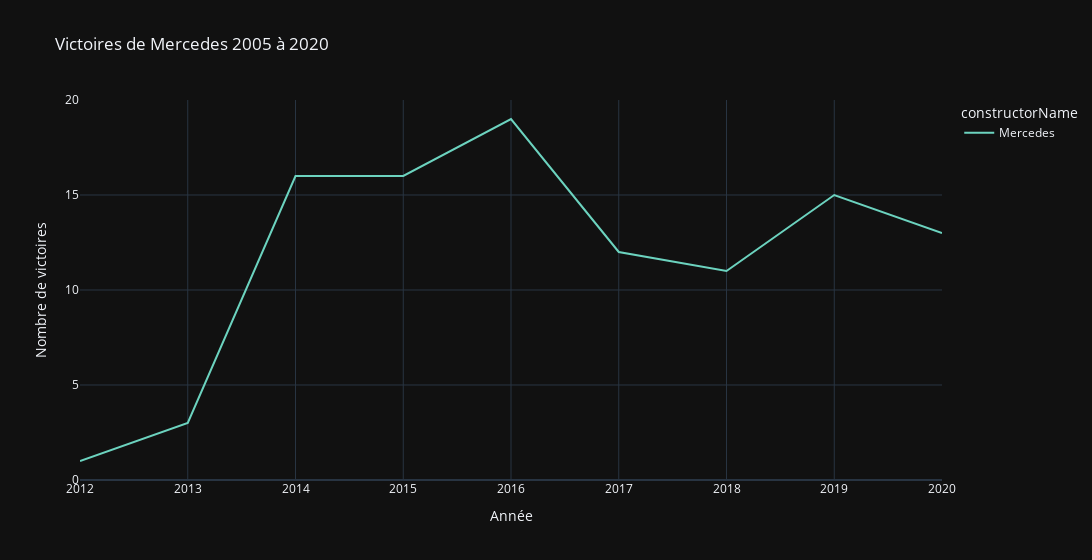

Notebook code for this chart:
### Code cell
#On remarque une augmentation des victoires à partir de 2012
fig = px.line(dfMercedes, x='year', y='winCounts', color='constructorName', color_discrete_map=constructor_color_map, title=f'Victoires de Mercedes {startYear} à {endYear}', width=1500)

fig.update_yaxes(title_text='Nombre de victoires')
fig.update_xaxes(title_text='Année')

fig.show()

### Figure 1 — Plotly figure (JSON) as saved in the notebook; plotly's stock layout.template omitted (floating-point values rounded to 4 significant figures)
{"data": [{"hovertemplate": "constructorName=Mercedes<br>year=%{x}<br>winCounts=%{y}<extra></extra>", "legendgroup": "Mercedes", "line": {"color": "#6CD3BF", "dash": "solid"}, "marker": {"symbol": "circle"}, "mode": "lines", "name": "Mercedes", "orientation": "v", "showlegend": true, "x": [2012, 2013, 2014, 2015, 2016, 2017, 2018, 2019, 2020], "xaxis": "x", "y": [1, 3, 16, 16, 19, 12, 11, 15, 13], "yaxis": "y", "type": "scatter"}], "layout": {"xaxis": {"anchor": "y", "domain": [0.0, 1.0], "title": {"text": "Année"}}, "yaxis": {"anchor": "x", "domain": [0.0, 1.0], "title": {"text": "Nombre de victoires"}}, "legend": {"title": {"text": "constructorName"}, "tracegroupgap": 0}, "title": {"text": "Victoires de Mercedes 2005 à 2020"}, "width": 1500}}
